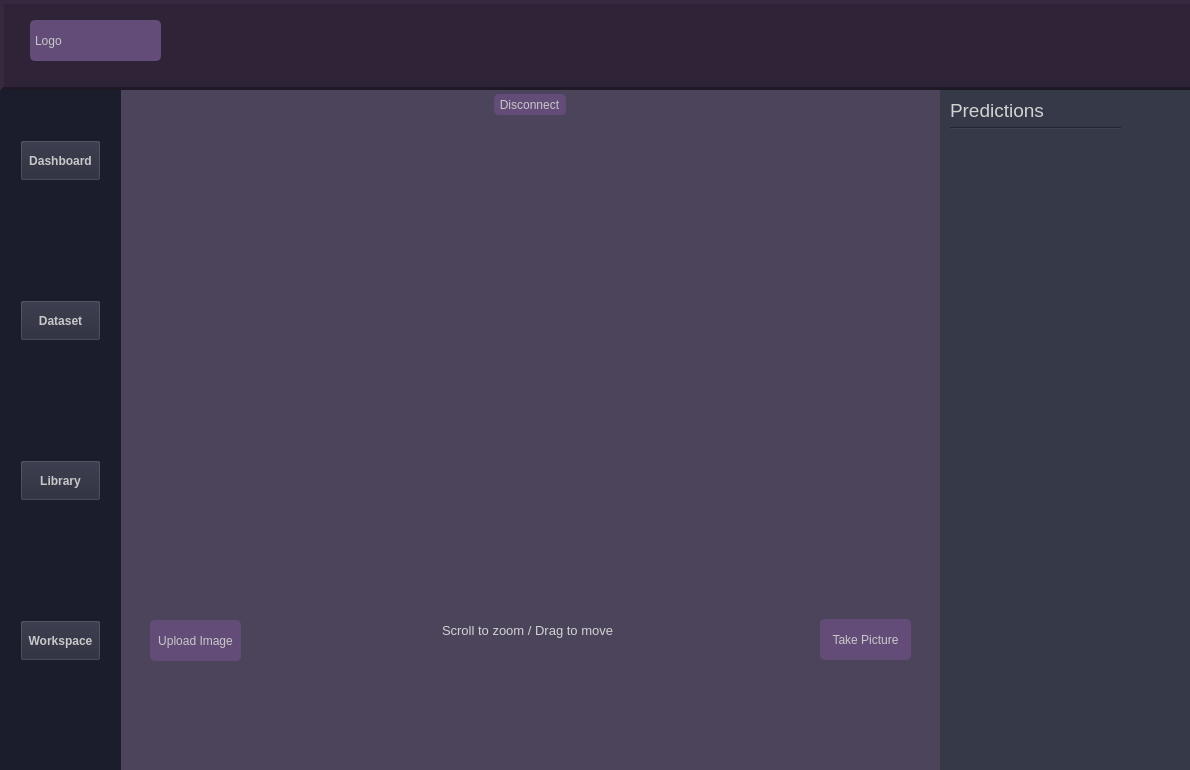
<?xml version="1.0" encoding="UTF-8"?>
<ui version="4.0">
 <class>Form</class>
 <widget class="QWidget" name="Form">
  <property name="geometry">
   <rect>
    <x>0</x>
    <y>0</y>
    <width>1190</width>
    <height>770</height>
   </rect>
  </property>
  <property name="sizePolicy">
   <sizepolicy hsizetype="Fixed" vsizetype="Fixed">
    <horstretch>0</horstretch>
    <verstretch>0</verstretch>
   </sizepolicy>
  </property>
  <property name="windowTitle">
   <string>Project Demo</string>
  </property>
  <property name="windowOpacity">
   <double>1.000000000000000</double>
  </property>
  <widget class="QFrame" name="MainPanel">
   <property name="geometry">
    <rect>
     <x>0</x>
     <y>0</y>
     <width>1191</width>
     <height>781</height>
    </rect>
   </property>
   <property name="styleSheet">
    <string notr="true"/>
   </property>
   <property name="frameShape">
    <enum>QFrame::StyledPanel</enum>
   </property>
   <property name="frameShadow">
    <enum>QFrame::Raised</enum>
   </property>
   <widget class="QFrame" name="TopPanel">
    <property name="geometry">
     <rect>
      <x>0</x>
      <y>0</y>
      <width>1201</width>
      <height>91</height>
     </rect>
    </property>
    <property name="styleSheet">
     <string notr="true">background-color: rgb(47, 36, 55);

</string>
    </property>
    <property name="frameShape">
     <enum>QFrame::Panel</enum>
    </property>
    <property name="frameShadow">
     <enum>QFrame::Raised</enum>
    </property>
    <property name="lineWidth">
     <number>4</number>
    </property>
    <widget class="QLabel" name="label">
     <property name="geometry">
      <rect>
       <x>30</x>
       <y>20</y>
       <width>131</width>
       <height>41</height>
      </rect>
     </property>
     <property name="styleSheet">
      <string notr="true">	border: 2px solid rgb(100, 76, 120);
	border-radius: 5px;	
	background-color: rgb(100, 76, 120);
	color: rgb(200, 200, 200);</string>
     </property>
     <property name="text">
      <string>Logo</string>
     </property>
    </widget>
   </widget>
   <widget class="QStackedWidget" name="stackedWidget">
    <property name="enabled">
     <bool>true</bool>
    </property>
    <property name="geometry">
     <rect>
      <x>0</x>
      <y>90</y>
      <width>1191</width>
      <height>681</height>
     </rect>
    </property>
    <property name="contextMenuPolicy">
     <enum>Qt::DefaultContextMenu</enum>
    </property>
    <property name="frameShadow">
     <enum>QFrame::Plain</enum>
    </property>
    <property name="currentIndex">
     <number>0</number>
    </property>
    <widget class="QWidget" name="page">
     <property name="contextMenuPolicy">
      <enum>Qt::DefaultContextMenu</enum>
     </property>
     <widget class="QFrame" name="CentrePanel">
      <property name="geometry">
       <rect>
        <x>0</x>
        <y>0</y>
        <width>941</width>
        <height>681</height>
       </rect>
      </property>
      <property name="contextMenuPolicy">
       <enum>Qt::DefaultContextMenu</enum>
      </property>
      <property name="styleSheet">
       <string notr="true">background-color: rgb(75, 68, 90);
filter: drop-shadow(.75em .75em);</string>
      </property>
      <property name="frameShape">
       <enum>QFrame::Panel</enum>
      </property>
      <property name="frameShadow">
       <enum>QFrame::Sunken</enum>
      </property>
      <property name="lineWidth">
       <number>0</number>
      </property>
      <property name="midLineWidth">
       <number>0</number>
      </property>
      <widget class="QPushButton" name="startBtn">
       <property name="geometry">
        <rect>
         <x>150</x>
         <y>530</y>
         <width>91</width>
         <height>41</height>
        </rect>
       </property>
       <property name="styleSheet">
        <string notr="true">QPushButton {
	border: 2px solid rgb(100, 76, 120);
	border-radius: 5px;	
	background-color: rgb(100, 76, 120);
	color: rgb(200, 200, 200);
}
QPushButton:hover {
	background-color: rgb(150, 110, 170);
	border: 2px solid rgb(61, 70, 86);
}
QPushButton:pressed {	
	background-color: rgb(35, 40, 49);
	border: 2px solid rgb(43, 50, 61);
}</string>
       </property>
       <property name="text">
        <string>Upload Image</string>
       </property>
      </widget>
      <widget class="QWidget" name="verticalLayoutWidget">
       <property name="geometry">
        <rect>
         <x>150</x>
         <y>30</y>
         <width>761</width>
         <height>491</height>
        </rect>
       </property>
       <layout class="QVBoxLayout" name="viewerLayout"/>
      </widget>
      <widget class="QLabel" name="hintLabel">
       <property name="geometry">
        <rect>
         <x>442</x>
         <y>530</y>
         <width>181</width>
         <height>20</height>
        </rect>
       </property>
       <property name="palette">
        <palette>
         <active>
          <colorrole role="WindowText">
           <brush brushstyle="SolidPattern">
            <color alpha="255">
             <red>211</red>
             <green>211</green>
             <blue>211</blue>
            </color>
           </brush>
          </colorrole>
          <colorrole role="Button">
           <brush brushstyle="SolidPattern">
            <color alpha="255">
             <red>75</red>
             <green>68</green>
             <blue>90</blue>
            </color>
           </brush>
          </colorrole>
          <colorrole role="Text">
           <brush brushstyle="SolidPattern">
            <color alpha="255">
             <red>211</red>
             <green>211</green>
             <blue>211</blue>
            </color>
           </brush>
          </colorrole>
          <colorrole role="ButtonText">
           <brush brushstyle="SolidPattern">
            <color alpha="255">
             <red>211</red>
             <green>211</green>
             <blue>211</blue>
            </color>
           </brush>
          </colorrole>
          <colorrole role="Base">
           <brush brushstyle="SolidPattern">
            <color alpha="255">
             <red>75</red>
             <green>68</green>
             <blue>90</blue>
            </color>
           </brush>
          </colorrole>
          <colorrole role="Window">
           <brush brushstyle="SolidPattern">
            <color alpha="255">
             <red>75</red>
             <green>68</green>
             <blue>90</blue>
            </color>
           </brush>
          </colorrole>
         </active>
         <inactive>
          <colorrole role="WindowText">
           <brush brushstyle="SolidPattern">
            <color alpha="255">
             <red>211</red>
             <green>211</green>
             <blue>211</blue>
            </color>
           </brush>
          </colorrole>
          <colorrole role="Button">
           <brush brushstyle="SolidPattern">
            <color alpha="255">
             <red>75</red>
             <green>68</green>
             <blue>90</blue>
            </color>
           </brush>
          </colorrole>
          <colorrole role="Text">
           <brush brushstyle="SolidPattern">
            <color alpha="255">
             <red>211</red>
             <green>211</green>
             <blue>211</blue>
            </color>
           </brush>
          </colorrole>
          <colorrole role="ButtonText">
           <brush brushstyle="SolidPattern">
            <color alpha="255">
             <red>211</red>
             <green>211</green>
             <blue>211</blue>
            </color>
           </brush>
          </colorrole>
          <colorrole role="Base">
           <brush brushstyle="SolidPattern">
            <color alpha="255">
             <red>75</red>
             <green>68</green>
             <blue>90</blue>
            </color>
           </brush>
          </colorrole>
          <colorrole role="Window">
           <brush brushstyle="SolidPattern">
            <color alpha="255">
             <red>75</red>
             <green>68</green>
             <blue>90</blue>
            </color>
           </brush>
          </colorrole>
         </inactive>
         <disabled>
          <colorrole role="WindowText">
           <brush brushstyle="SolidPattern">
            <color alpha="255">
             <red>211</red>
             <green>211</green>
             <blue>211</blue>
            </color>
           </brush>
          </colorrole>
          <colorrole role="Button">
           <brush brushstyle="SolidPattern">
            <color alpha="255">
             <red>75</red>
             <green>68</green>
             <blue>90</blue>
            </color>
           </brush>
          </colorrole>
          <colorrole role="Text">
           <brush brushstyle="SolidPattern">
            <color alpha="255">
             <red>211</red>
             <green>211</green>
             <blue>211</blue>
            </color>
           </brush>
          </colorrole>
          <colorrole role="ButtonText">
           <brush brushstyle="SolidPattern">
            <color alpha="255">
             <red>211</red>
             <green>211</green>
             <blue>211</blue>
            </color>
           </brush>
          </colorrole>
          <colorrole role="Base">
           <brush brushstyle="SolidPattern">
            <color alpha="255">
             <red>75</red>
             <green>68</green>
             <blue>90</blue>
            </color>
           </brush>
          </colorrole>
          <colorrole role="Window">
           <brush brushstyle="SolidPattern">
            <color alpha="255">
             <red>75</red>
             <green>68</green>
             <blue>90</blue>
            </color>
           </brush>
          </colorrole>
         </disabled>
        </palette>
       </property>
       <property name="font">
        <font>
         <pointsize>10</pointsize>
        </font>
       </property>
       <property name="styleSheet">
        <string notr="true">color:&quot;light gray&quot;;</string>
       </property>
       <property name="text">
        <string>Scroll to zoom / Drag to move</string>
       </property>
      </widget>
      <widget class="QPushButton" name="capImgBtn">
       <property name="geometry">
        <rect>
         <x>820</x>
         <y>529</y>
         <width>91</width>
         <height>41</height>
        </rect>
       </property>
       <property name="styleSheet">
        <string notr="true">QPushButton {
	border: 2px solid rgb(100, 76, 120);
	border-radius: 5px;	
	background-color: rgb(100, 76, 120);
	color: rgb(200, 200, 200);
}
QPushButton:hover {
	background-color: rgb(150, 110, 170);
	border: 2px solid rgb(61, 70, 86);
}
QPushButton:pressed {	
	background-color: rgb(35, 40, 49);
	border: 2px solid rgb(43, 50, 61);
}</string>
       </property>
       <property name="text">
        <string>Take Picture</string>
       </property>
      </widget>
      <widget class="QPushButton" name="connectCamBtn">
       <property name="geometry">
        <rect>
         <x>495</x>
         <y>4</y>
         <width>71</width>
         <height>21</height>
        </rect>
       </property>
       <property name="styleSheet">
        <string notr="true">QPushButton {
	border: 2px solid rgb(100, 76, 120);
	border-radius: 5px;	
	background-color: rgb(100, 76, 120);
	color: rgb(200, 200, 200);
}
QPushButton:hover {
	background-color: rgb(150, 110, 170);
	border: 2px solid rgb(61, 70, 86);
}
QPushButton:pressed {	
	background-color: rgb(35, 40, 49);
	border: 2px solid rgb(43, 50, 61);
}</string>
       </property>
       <property name="text">
        <string>Connect</string>
       </property>
      </widget>
      <widget class="QPushButton" name="disconnectCamBtn">
       <property name="geometry">
        <rect>
         <x>494</x>
         <y>4</y>
         <width>71</width>
         <height>21</height>
        </rect>
       </property>
       <property name="styleSheet">
        <string notr="true">QPushButton {
	border: 2px solid rgb(100, 76, 120);
	border-radius: 5px;	
	background-color: rgb(100, 76, 120);
	color: rgb(200, 200, 200);
}
QPushButton:hover {
	background-color: rgb(150, 110, 170);
	border: 2px solid rgb(61, 70, 86);
}
QPushButton:pressed {	
	background-color: rgb(35, 40, 49);
	border: 2px solid rgb(43, 50, 61);
}</string>
       </property>
       <property name="text">
        <string>Disconnect</string>
       </property>
      </widget>
     </widget>
     <widget class="QFrame" name="RightSidePanel">
      <property name="geometry">
       <rect>
        <x>940</x>
        <y>0</y>
        <width>251</width>
        <height>681</height>
       </rect>
      </property>
      <property name="sizePolicy">
       <sizepolicy hsizetype="Preferred" vsizetype="Preferred">
        <horstretch>0</horstretch>
        <verstretch>0</verstretch>
       </sizepolicy>
      </property>
      <property name="autoFillBackground">
       <bool>false</bool>
      </property>
      <property name="styleSheet">
       <string notr="true">background-color: rgb(53, 57, 72)</string>
      </property>
      <property name="frameShape">
       <enum>QFrame::Panel</enum>
      </property>
      <property name="frameShadow">
       <enum>QFrame::Raised</enum>
      </property>
      <property name="lineWidth">
       <number>0</number>
      </property>
      <property name="midLineWidth">
       <number>0</number>
      </property>
      <widget class="QLabel" name="label_5">
       <property name="geometry">
        <rect>
         <x>10</x>
         <y>10</y>
         <width>251</width>
         <height>21</height>
        </rect>
       </property>
       <property name="palette">
        <palette>
         <active>
          <colorrole role="WindowText">
           <brush brushstyle="SolidPattern">
            <color alpha="255">
             <red>211</red>
             <green>211</green>
             <blue>211</blue>
            </color>
           </brush>
          </colorrole>
          <colorrole role="Button">
           <brush brushstyle="SolidPattern">
            <color alpha="255">
             <red>53</red>
             <green>57</green>
             <blue>72</blue>
            </color>
           </brush>
          </colorrole>
          <colorrole role="Text">
           <brush brushstyle="SolidPattern">
            <color alpha="255">
             <red>211</red>
             <green>211</green>
             <blue>211</blue>
            </color>
           </brush>
          </colorrole>
          <colorrole role="ButtonText">
           <brush brushstyle="SolidPattern">
            <color alpha="255">
             <red>211</red>
             <green>211</green>
             <blue>211</blue>
            </color>
           </brush>
          </colorrole>
          <colorrole role="Base">
           <brush brushstyle="SolidPattern">
            <color alpha="255">
             <red>53</red>
             <green>57</green>
             <blue>72</blue>
            </color>
           </brush>
          </colorrole>
          <colorrole role="Window">
           <brush brushstyle="SolidPattern">
            <color alpha="255">
             <red>53</red>
             <green>57</green>
             <blue>72</blue>
            </color>
           </brush>
          </colorrole>
         </active>
         <inactive>
          <colorrole role="WindowText">
           <brush brushstyle="SolidPattern">
            <color alpha="255">
             <red>211</red>
             <green>211</green>
             <blue>211</blue>
            </color>
           </brush>
          </colorrole>
          <colorrole role="Button">
           <brush brushstyle="SolidPattern">
            <color alpha="255">
             <red>53</red>
             <green>57</green>
             <blue>72</blue>
            </color>
           </brush>
          </colorrole>
          <colorrole role="Text">
           <brush brushstyle="SolidPattern">
            <color alpha="255">
             <red>211</red>
             <green>211</green>
             <blue>211</blue>
            </color>
           </brush>
          </colorrole>
          <colorrole role="ButtonText">
           <brush brushstyle="SolidPattern">
            <color alpha="255">
             <red>211</red>
             <green>211</green>
             <blue>211</blue>
            </color>
           </brush>
          </colorrole>
          <colorrole role="Base">
           <brush brushstyle="SolidPattern">
            <color alpha="255">
             <red>53</red>
             <green>57</green>
             <blue>72</blue>
            </color>
           </brush>
          </colorrole>
          <colorrole role="Window">
           <brush brushstyle="SolidPattern">
            <color alpha="255">
             <red>53</red>
             <green>57</green>
             <blue>72</blue>
            </color>
           </brush>
          </colorrole>
         </inactive>
         <disabled>
          <colorrole role="WindowText">
           <brush brushstyle="SolidPattern">
            <color alpha="255">
             <red>211</red>
             <green>211</green>
             <blue>211</blue>
            </color>
           </brush>
          </colorrole>
          <colorrole role="Button">
           <brush brushstyle="SolidPattern">
            <color alpha="255">
             <red>53</red>
             <green>57</green>
             <blue>72</blue>
            </color>
           </brush>
          </colorrole>
          <colorrole role="Text">
           <brush brushstyle="SolidPattern">
            <color alpha="255">
             <red>211</red>
             <green>211</green>
             <blue>211</blue>
            </color>
           </brush>
          </colorrole>
          <colorrole role="ButtonText">
           <brush brushstyle="SolidPattern">
            <color alpha="255">
             <red>211</red>
             <green>211</green>
             <blue>211</blue>
            </color>
           </brush>
          </colorrole>
          <colorrole role="Base">
           <brush brushstyle="SolidPattern">
            <color alpha="255">
             <red>53</red>
             <green>57</green>
             <blue>72</blue>
            </color>
           </brush>
          </colorrole>
          <colorrole role="Window">
           <brush brushstyle="SolidPattern">
            <color alpha="255">
             <red>53</red>
             <green>57</green>
             <blue>72</blue>
            </color>
           </brush>
          </colorrole>
         </disabled>
        </palette>
       </property>
       <property name="font">
        <font>
         <pointsize>14</pointsize>
        </font>
       </property>
       <property name="styleSheet">
        <string notr="true">color:&quot;light gray&quot;;</string>
       </property>
       <property name="text">
        <string>Predictions</string>
       </property>
      </widget>
      <widget class="Line" name="line">
       <property name="geometry">
        <rect>
         <x>10</x>
         <y>30</y>
         <width>171</width>
         <height>16</height>
        </rect>
       </property>
       <property name="orientation">
        <enum>Qt::Horizontal</enum>
       </property>
      </widget>
      <widget class="QWidget" name="gridLayoutWidget">
       <property name="geometry">
        <rect>
         <x>20</x>
         <y>50</y>
         <width>241</width>
         <height>241</height>
        </rect>
       </property>
       <layout class="QGridLayout" name="gridLayout"/>
      </widget>
     </widget>
    </widget>
    <widget class="QWidget" name="page_3">
     <widget class="QFrame" name="CentrePanel_3">
      <property name="geometry">
       <rect>
        <x>0</x>
        <y>0</y>
        <width>1191</width>
        <height>681</height>
       </rect>
      </property>
      <property name="contextMenuPolicy">
       <enum>Qt::DefaultContextMenu</enum>
      </property>
      <property name="styleSheet">
       <string notr="true">background-color: rgb(75, 68, 90)</string>
      </property>
      <property name="frameShape">
       <enum>QFrame::StyledPanel</enum>
      </property>
      <property name="frameShadow">
       <enum>QFrame::Raised</enum>
      </property>
      <widget class="QLabel" name="label_3">
       <property name="geometry">
        <rect>
         <x>570</x>
         <y>180</y>
         <width>211</width>
         <height>81</height>
        </rect>
       </property>
       <property name="text">
        <string>Library</string>
       </property>
      </widget>
     </widget>
    </widget>
    <widget class="QWidget" name="page_4">
     <widget class="QFrame" name="CentrePanel_4">
      <property name="geometry">
       <rect>
        <x>0</x>
        <y>0</y>
        <width>1191</width>
        <height>681</height>
       </rect>
      </property>
      <property name="contextMenuPolicy">
       <enum>Qt::DefaultContextMenu</enum>
      </property>
      <property name="styleSheet">
       <string notr="true">background-color: rgb(75, 68, 90)</string>
      </property>
      <property name="frameShape">
       <enum>QFrame::StyledPanel</enum>
      </property>
      <property name="frameShadow">
       <enum>QFrame::Raised</enum>
      </property>
      <widget class="QLabel" name="label_4">
       <property name="geometry">
        <rect>
         <x>570</x>
         <y>180</y>
         <width>211</width>
         <height>81</height>
        </rect>
       </property>
       <property name="text">
        <string>Dashboard</string>
       </property>
      </widget>
     </widget>
    </widget>
    <widget class="QWidget" name="page_2">
     <widget class="QFrame" name="CentrePanel_2">
      <property name="geometry">
       <rect>
        <x>0</x>
        <y>0</y>
        <width>1191</width>
        <height>681</height>
       </rect>
      </property>
      <property name="contextMenuPolicy">
       <enum>Qt::DefaultContextMenu</enum>
      </property>
      <property name="styleSheet">
       <string notr="true">background-color: rgb(75, 68, 90)</string>
      </property>
      <property name="frameShape">
       <enum>QFrame::StyledPanel</enum>
      </property>
      <property name="frameShadow">
       <enum>QFrame::Raised</enum>
      </property>
      <widget class="QLabel" name="label_2">
       <property name="geometry">
        <rect>
         <x>570</x>
         <y>180</y>
         <width>211</width>
         <height>81</height>
        </rect>
       </property>
       <property name="text">
        <string>Data Set</string>
       </property>
      </widget>
     </widget>
    </widget>
   </widget>
   <widget class="QFrame" name="LeftSidePanel">
    <property name="geometry">
     <rect>
      <x>0</x>
      <y>90</y>
      <width>121</width>
      <height>681</height>
     </rect>
    </property>
    <property name="styleSheet">
     <string notr="true">background-color: rgb(27, 29, 45);</string>
    </property>
    <property name="frameShape">
     <enum>QFrame::Panel</enum>
    </property>
    <property name="frameShadow">
     <enum>QFrame::Raised</enum>
    </property>
    <property name="lineWidth">
     <number>0</number>
    </property>
    <property name="midLineWidth">
     <number>0</number>
    </property>
    <widget class="QPushButton" name="dashBtn">
     <property name="geometry">
      <rect>
       <x>20</x>
       <y>50</y>
       <width>81</width>
       <height>41</height>
      </rect>
     </property>
     <property name="autoFillBackground">
      <bool>false</bool>
     </property>
     <property name="styleSheet">
      <string notr="true">QPushButton {
	background-color: rgb(37, 39, 55);
	color: rgb(200, 200, 200);
	font-size: 12px;
	font-weight: bold
}
QPushButton:hover {
	color: cyan;
}</string>
     </property>
     <property name="text">
      <string>Dashboard</string>
     </property>
    </widget>
    <widget class="QPushButton" name="dataBtn">
     <property name="geometry">
      <rect>
       <x>20</x>
       <y>210</y>
       <width>81</width>
       <height>41</height>
      </rect>
     </property>
     <property name="styleSheet">
      <string notr="true">QPushButton {
	background-color: rgb(37, 39, 55);
	color: rgb(200, 200, 200);
	font-size: 12px;
	font-weight: bold
}
QPushButton:hover {
	color: cyan;
}</string>
     </property>
     <property name="text">
      <string>Dataset</string>
     </property>
    </widget>
    <widget class="QPushButton" name="libBtn">
     <property name="geometry">
      <rect>
       <x>20</x>
       <y>370</y>
       <width>81</width>
       <height>41</height>
      </rect>
     </property>
     <property name="styleSheet">
      <string notr="true">QPushButton {
	background-color: rgb(37, 39, 55);
	color: rgb(200, 200, 200);
	font-size: 12px;
	font-weight: bold
}
QPushButton:hover {
	color: cyan;
}</string>
     </property>
     <property name="text">
      <string>Library</string>
     </property>
    </widget>
    <widget class="QPushButton" name="workBtn">
     <property name="geometry">
      <rect>
       <x>20</x>
       <y>530</y>
       <width>81</width>
       <height>41</height>
      </rect>
     </property>
     <property name="styleSheet">
      <string notr="true">QPushButton {
	background-color: rgb(37, 39, 55);
	color: rgb(200, 200, 200);
	font-size: 12px;
	font-weight: bold
}
QPushButton:hover {
	color: cyan;
}</string>
     </property>
     <property name="text">
      <string>Workspace</string>
     </property>
    </widget>
   </widget>
  </widget>
 </widget>
 <resources/>
 <connections/>
</ui>
